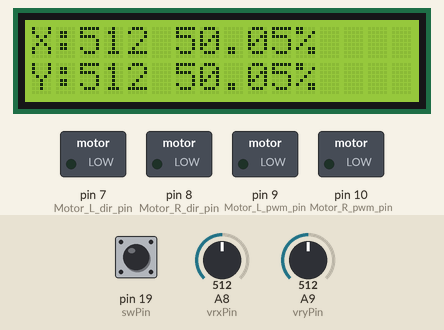
Simulated run of this sketch. Board: Arduino Mega 2560, built with avr-gcc and run on an emulated ATmega2560. On the bench: 16×2 character LCD, switched loads named in the sketch (green lamp = pin HIGH). The inputs (shaded band) are chosen by the test bench; at power-on: pin 19 (swPin) HIGH, A8 (vrxPin) = 512, A9 (vryPin) = 512. What the sketch prints to the serial monitor is not drawn.

Above: at 1.2 s.
1.3 s: pin 19 (swPin) pulled LOW for 0.15 s
At 1.46 s:
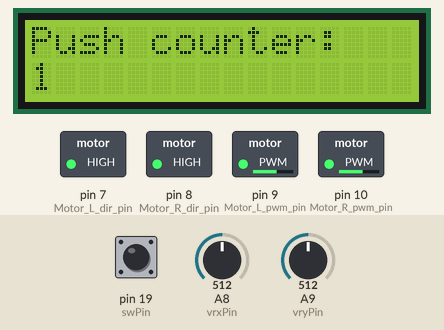
At 6.26 s:
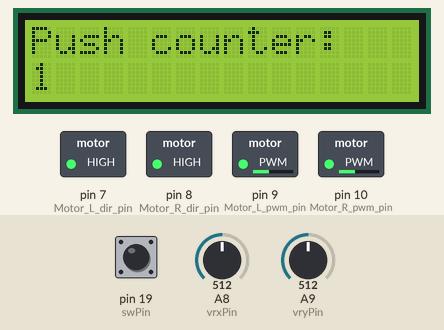
Timing chart, 0 to 12.9 s (numbered marks = the images above; inputs shaded):
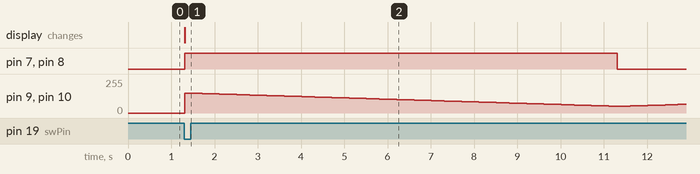

Measured:
- after the input at 1.3 s, pin 7 (Motor_L_dir_pin), pin 8 (Motor_R_dir_pin): LOW → HIGH at once, → LOW 10.0 s later; pin 9 (Motor_L_pwm_pin), pin 10 (Motor_R_pwm_pin): 0/255 → 150/255 at once, → 149/255 0.10 s later, → 148/255 0.10 s later, → 147/255 0.10 s later, … (116 changes in this stretch); the display: changes at once (image 1)

The sketch:

week02-03.ino
```cpp
#include <LiquidCrystal.h>
LiquidCrystal lcd(37, 36, 35, 34, 33, 32);

#define Motor_forward    0
#define Motor_return     1
#define Motor_L_dir_pin  7
#define Motor_R_dir_pin  8
#define Motor_L_pwm_pin  9
#define Motor_R_pwm_pin  10

const int swPin = 19;
const int vrxPin = A8;
const int vryPin = A9;

volatile int pressCount = 0;
volatile bool state = true;
volatile bool runMotor = false;
volatile unsigned long lastPressTime = 0;

bool lastState = true;

void runMotorTest() {
  digitalWrite(Motor_R_dir_pin, Motor_return);
  digitalWrite(Motor_L_dir_pin, Motor_return);

  for (int pwm = 150; pwm > 50; pwm--) {
    analogWrite(Motor_L_pwm_pin, pwm);
    analogWrite(Motor_R_pwm_pin, pwm);
    delay(100);
  }

  digitalWrite(Motor_R_dir_pin, Motor_forward);
  digitalWrite(Motor_L_dir_pin, Motor_forward);

  for (int pwm = 50; pwm < 150; pwm++) {
    analogWrite(Motor_L_pwm_pin, pwm);
    analogWrite(Motor_R_pwm_pin, pwm);
    delay(100);
  }

  analogWrite(Motor_L_pwm_pin, 0);
  analogWrite(Motor_R_pwm_pin, 0);
  delay(500);
}

void setup() {
  Serial.begin(9600);

  pinMode(swPin, INPUT_PULLUP);
  attachInterrupt(digitalPinToInterrupt(swPin), interrupt, FALLING);

  lcd.begin(16, 2);
  lcd.clear();

  pinMode(Motor_L_dir_pin, OUTPUT);
  pinMode(Motor_R_dir_pin, OUTPUT);
  pinMode(Motor_L_pwm_pin, OUTPUT);
  pinMode(Motor_R_pwm_pin, OUTPUT);

}

void interrupt() {
  unsigned long now = millis();
  if (now - lastPressTime > 500) {
    pressCount++;
    state = !state;
    lastPressTime = now;

    runMotor = true;

  }
}


void loop() {
  Serial.print("pressCount: ");
  Serial.println(pressCount);
  if (state != lastState) {
    lcd.clear();
    lastState = state;
  }

  if (runMotor == false) {
    int xValue = analogRead(vrxPin);
    float xPercent = xValue * (100.0 / 1023.0);

    int yValue = analogRead(vryPin);
    float yPercent = yValue * (100.0 / 1023.0);

    lcd.setCursor(0, 0);
    lcd.print("X:");
    lcd.print(xValue);
    lcd.print(" ");
    lcd.print(xPercent);
    lcd.print("%");

    lcd.setCursor(0, 1);
    lcd.print("Y:");
    lcd.print(yValue);
    lcd.print(" ");
    lcd.print(yPercent);
    lcd.print("%");
  } else {
    lcd.setCursor(0, 0);
    lcd.print("Push counter: ");
    lcd.setCursor(0, 1);
    lcd.print(pressCount);
  }

  if (runMotor == true) {
    runMotorTest();
    runMotor = false;
  }
}
```
